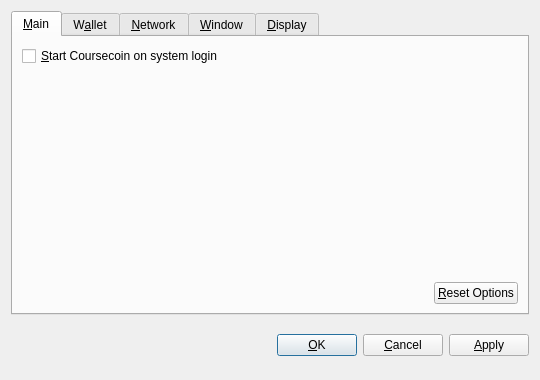
<?xml version="1.0" encoding="UTF-8"?>
<ui version="4.0">
 <class>OptionsDialog</class>
 <widget class="QDialog" name="OptionsDialog">
  <property name="geometry">
   <rect>
    <x>0</x>
    <y>0</y>
    <width>540</width>
    <height>380</height>
   </rect>
  </property>
  <property name="windowTitle">
   <string>Options</string>
  </property>
  <property name="modal">
   <bool>true</bool>
  </property>
  <layout class="QVBoxLayout" name="verticalLayout">
   <item>
    <widget class="QTabWidget" name="tabWidget">
     <property name="tabPosition">
      <enum>QTabWidget::North</enum>
     </property>
     <property name="currentIndex">
      <number>0</number>
     </property>
     <widget class="QWidget" name="tabMain">
      <attribute name="title">
       <string>&amp;Main</string>
      </attribute>
      <layout class="QVBoxLayout" name="verticalLayout_Main">
       <item>
        <widget class="QCheckBox" name="bitcoinAtStartup">
         <property name="toolTip">
          <string>Automatically start Coursecoin after logging in to the system.</string>
         </property>
         <property name="text">
          <string>&amp;Start Coursecoin on system login</string>
         </property>
        </widget>
       </item>
       <item>
        <spacer name="verticalSpacer_Main">
         <property name="orientation">
          <enum>Qt::Vertical</enum>
         </property>
         <property name="sizeHint" stdset="0">
          <size>
           <width>20</width>
           <height>40</height>
          </size>
         </property>
        </spacer>
       </item>
       <item>
        <layout class="QHBoxLayout" name="horizontalLayout_2_Main">
         <item>
          <spacer name="horizontalSpacer_2_Main">
           <property name="orientation">
            <enum>Qt::Horizontal</enum>
           </property>
           <property name="sizeHint" stdset="0">
            <size>
             <width>40</width>
             <height>20</height>
            </size>
           </property>
          </spacer>
         </item>
         <item>
          <widget class="QPushButton" name="resetButton">
           <property name="toolTip">
            <string>Reset all client options to default.</string>
           </property>
           <property name="text">
            <string>&amp;Reset Options</string>
           </property>
           <property name="autoDefault">
            <bool>false</bool>
           </property>
          </widget>
         </item>
        </layout>
       </item>
      </layout>
     </widget>
     <widget class="QWidget" name="tabWallet">
      <attribute name="title">
       <string>W&amp;allet</string>
      </attribute>
      <layout class="QVBoxLayout" name="verticalLayout_Network">
       <item>
        <widget class="QLabel" name="transactionFeeInfoLabel">
         <property name="text">
          <string>Optional transaction fee per kB that helps make sure your transactions are processed quickly. Most transactions are 1 kB.</string>
         </property>
         <property name="textFormat">
          <enum>Qt::PlainText</enum>
         </property>
         <property name="wordWrap">
          <bool>true</bool>
         </property>
        </widget>
       </item>
       <item>
        <layout class="QHBoxLayout" name="horizontalLayout_1_Main">
         <item>
          <widget class="QLabel" name="transactionFeeLabel">
           <property name="text">
            <string>Pay transaction &amp;fee</string>
           </property>
           <property name="textFormat">
            <enum>Qt::PlainText</enum>
           </property>
           <property name="buddy">
            <cstring>transactionFee</cstring>
           </property>
          </widget>
         </item>
         <item>
          <widget class="BitcoinAmountField" name="transactionFee"/>
         </item>
         <item>
          <spacer name="horizontalSpacer_1_Main">
           <property name="orientation">
            <enum>Qt::Horizontal</enum>
           </property>
           <property name="sizeHint" stdset="0">
            <size>
             <width>40</width>
             <height>20</height>
            </size>
           </property>
          </spacer>
         </item>
        </layout>
       </item>
       <item>
        <widget class="QLabel" name="label">
         <property name="text">
          <string>If you disable the spending of unconfirmed change, the change from a transaction cannot be used until that transaction has at least one confirmation. This also affects how your balance is computed.</string>
         </property>
         <property name="wordWrap">
          <bool>true</bool>
         </property>
        </widget>
       </item>
       <item>
        <widget class="QCheckBox" name="spendZeroConfChange">
         <property name="text">
          <string>Spend unconfirmed change  (experts only)</string>
         </property>
        </widget>
       </item>
       <item>
        <spacer name="verticalSpacer">
         <property name="orientation">
          <enum>Qt::Vertical</enum>
         </property>
         <property name="sizeHint" stdset="0">
          <size>
           <width>20</width>
           <height>40</height>
          </size>
         </property>
        </spacer>
       </item>
      </layout>
     </widget>
     <widget class="QWidget" name="tabNetwork">
      <attribute name="title">
       <string>&amp;Network</string>
      </attribute>
      <layout class="QVBoxLayout" name="verticalLayout_Network">
       <item>
        <widget class="QCheckBox" name="mapPortUpnp">
         <property name="toolTip">
          <string>Automatically open the Coursecoin client port on the router. This only works when your router supports UPnP and it is enabled.</string>
         </property>
         <property name="text">
          <string>Map port using &amp;UPnP</string>
         </property>
        </widget>
       </item>
       <item>
        <widget class="QCheckBox" name="connectSocks">
         <property name="toolTip">
          <string>Connect to the Coursecoin network through a SOCKS proxy (e.g. when connecting through Tor).</string>
         </property>
         <property name="text">
          <string>&amp;Connect through SOCKS proxy:</string>
         </property>
        </widget>
       </item>
       <item>
        <layout class="QHBoxLayout" name="horizontalLayout_Network">
         <item>
          <widget class="QLabel" name="proxyIpLabel">
           <property name="text">
            <string>Proxy &amp;IP:</string>
           </property>
           <property name="textFormat">
            <enum>Qt::PlainText</enum>
           </property>
           <property name="buddy">
            <cstring>proxyIp</cstring>
           </property>
          </widget>
         </item>
         <item>
          <widget class="QValidatedLineEdit" name="proxyIp">
           <property name="maximumSize">
            <size>
             <width>140</width>
             <height>16777215</height>
            </size>
           </property>
           <property name="toolTip">
            <string>IP address of the proxy (e.g. 127.0.0.1)</string>
           </property>
          </widget>
         </item>
         <item>
          <widget class="QLabel" name="proxyPortLabel">
           <property name="text">
            <string>&amp;Port:</string>
           </property>
           <property name="textFormat">
            <enum>Qt::PlainText</enum>
           </property>
           <property name="buddy">
            <cstring>proxyPort</cstring>
           </property>
          </widget>
         </item>
         <item>
          <widget class="QLineEdit" name="proxyPort">
           <property name="maximumSize">
            <size>
             <width>55</width>
             <height>16777215</height>
            </size>
           </property>
           <property name="toolTip">
            <string>Port of the proxy (e.g. 9050)</string>
           </property>
          </widget>
         </item>
         <item>
          <widget class="QLabel" name="socksVersionLabel">
           <property name="text">
            <string>SOCKS &amp;Version:</string>
           </property>
           <property name="textFormat">
            <enum>Qt::PlainText</enum>
           </property>
           <property name="buddy">
            <cstring>socksVersion</cstring>
           </property>
          </widget>
         </item>
         <item>
          <widget class="QValueComboBox" name="socksVersion">
           <property name="toolTip">
            <string>SOCKS version of the proxy (e.g. 5)</string>
           </property>
          </widget>
         </item>
         <item>
          <spacer name="horizontalSpacer_Network">
           <property name="orientation">
            <enum>Qt::Horizontal</enum>
           </property>
           <property name="sizeHint" stdset="0">
            <size>
             <width>40</width>
             <height>20</height>
            </size>
           </property>
          </spacer>
         </item>
        </layout>
       </item>
       <item>
        <spacer name="verticalSpacer_Network">
         <property name="orientation">
          <enum>Qt::Vertical</enum>
         </property>
         <property name="sizeHint" stdset="0">
          <size>
           <width>20</width>
           <height>40</height>
          </size>
         </property>
        </spacer>
       </item>
      </layout>
     </widget>
     <widget class="QWidget" name="tabWindow">
      <attribute name="title">
       <string>&amp;Window</string>
      </attribute>
      <layout class="QVBoxLayout" name="verticalLayout_Window">
       <item>
        <widget class="QCheckBox" name="minimizeToTray">
         <property name="toolTip">
          <string>Show only a tray icon after minimizing the window.</string>
         </property>
         <property name="text">
          <string>&amp;Minimize to the tray instead of the taskbar</string>
         </property>
        </widget>
       </item>
       <item>
        <widget class="QCheckBox" name="minimizeOnClose">
         <property name="toolTip">
          <string>Minimize instead of exit the application when the window is closed. When this option is enabled, the application will be closed only after selecting Quit in the menu.</string>
         </property>
         <property name="text">
          <string>M&amp;inimize on close</string>
         </property>
        </widget>
       </item>
       <item>
        <spacer name="verticalSpacer_Window">
         <property name="orientation">
          <enum>Qt::Vertical</enum>
         </property>
         <property name="sizeHint" stdset="0">
          <size>
           <width>20</width>
           <height>40</height>
          </size>
         </property>
        </spacer>
       </item>
      </layout>
     </widget>
     <widget class="QWidget" name="tabDisplay">
      <attribute name="title">
       <string>&amp;Display</string>
      </attribute>
      <layout class="QVBoxLayout" name="verticalLayout_Display">
       <item>
        <layout class="QHBoxLayout" name="horizontalLayout_1_Display">
         <item>
          <widget class="QLabel" name="langLabel">
           <property name="text">
            <string>User Interface &amp;language:</string>
           </property>
           <property name="textFormat">
            <enum>Qt::PlainText</enum>
           </property>
           <property name="buddy">
            <cstring>lang</cstring>
           </property>
          </widget>
         </item>
         <item>
          <widget class="QValueComboBox" name="lang">
           <property name="toolTip">
            <string>The user interface language can be set here. This setting will take effect after restarting Coursecoin.</string>
           </property>
          </widget>
         </item>
        </layout>
       </item>
       <item>
        <layout class="QHBoxLayout" name="horizontalLayout_2_Display">
         <item>
          <widget class="QLabel" name="unitLabel">
           <property name="text">
            <string>&amp;Unit to show amounts in:</string>
           </property>
           <property name="textFormat">
            <enum>Qt::PlainText</enum>
           </property>
           <property name="buddy">
            <cstring>unit</cstring>
           </property>
          </widget>
         </item>
         <item>
          <widget class="QValueComboBox" name="unit">
           <property name="toolTip">
            <string>Choose the default subdivision unit to show in the interface and when sending coins.</string>
           </property>
          </widget>
         </item>
        </layout>
       </item>
       <item>
        <widget class="QCheckBox" name="displayAddresses">
         <property name="toolTip">
          <string>Whether to show Coursecoin addresses in the transaction list or not.</string>
         </property>
         <property name="text">
          <string>&amp;Display addresses in transaction list</string>
         </property>
        </widget>
       </item>
       <item>
        <widget class="QCheckBox" name="coinControlFeatures">
         <property name="toolTip">
          <string>Whether to show coin control features or not.</string>
         </property>
         <property name="text">
          <string>Display coin &amp;control features (experts only!)</string>
         </property>
        </widget>
       </item>
       <item>
        <spacer name="verticalSpacer_Display">
         <property name="orientation">
          <enum>Qt::Vertical</enum>
         </property>
         <property name="sizeHint" stdset="0">
          <size>
           <width>20</width>
           <height>40</height>
          </size>
         </property>
        </spacer>
       </item>
      </layout>
     </widget>
    </widget>
   </item>
   <item>
    <layout class="QHBoxLayout" name="horizontalLayout_Buttons">
     <item>
      <spacer name="horizontalSpacer_1">
       <property name="orientation">
        <enum>Qt::Horizontal</enum>
       </property>
       <property name="sizeHint" stdset="0">
        <size>
         <width>40</width>
         <height>48</height>
        </size>
       </property>
      </spacer>
     </item>
     <item>
      <widget class="QLabel" name="statusLabel">
       <property name="font">
        <font>
         <weight>75</weight>
         <bold>true</bold>
        </font>
       </property>
       <property name="text">
        <string/>
       </property>
       <property name="textFormat">
        <enum>Qt::PlainText</enum>
       </property>
       <property name="wordWrap">
        <bool>true</bool>
       </property>
      </widget>
     </item>
     <item>
      <spacer name="horizontalSpacer_2">
       <property name="orientation">
        <enum>Qt::Horizontal</enum>
       </property>
       <property name="sizeHint" stdset="0">
        <size>
         <width>40</width>
         <height>48</height>
        </size>
       </property>
      </spacer>
     </item>
     <item>
      <widget class="QPushButton" name="okButton">
       <property name="text">
        <string>&amp;OK</string>
       </property>
      </widget>
     </item>
     <item>
      <widget class="QPushButton" name="cancelButton">
       <property name="text">
        <string>&amp;Cancel</string>
       </property>
       <property name="autoDefault">
        <bool>false</bool>
       </property>
      </widget>
     </item>
     <item>
      <widget class="QPushButton" name="applyButton">
       <property name="text">
        <string>&amp;Apply</string>
       </property>
       <property name="autoDefault">
        <bool>false</bool>
       </property>
      </widget>
     </item>
    </layout>
   </item>
  </layout>
 </widget>
 <customwidgets>
  <customwidget>
   <class>BitcoinAmountField</class>
   <extends>QSpinBox</extends>
   <header>bitcoinamountfield.h</header>
  </customwidget>
  <customwidget>
   <class>QValueComboBox</class>
   <extends>QComboBox</extends>
   <header>qvaluecombobox.h</header>
  </customwidget>
  <customwidget>
   <class>QValidatedLineEdit</class>
   <extends>QLineEdit</extends>
   <header>qvalidatedlineedit.h</header>
  </customwidget>
 </customwidgets>
 <resources/>
 <connections/>
</ui>
